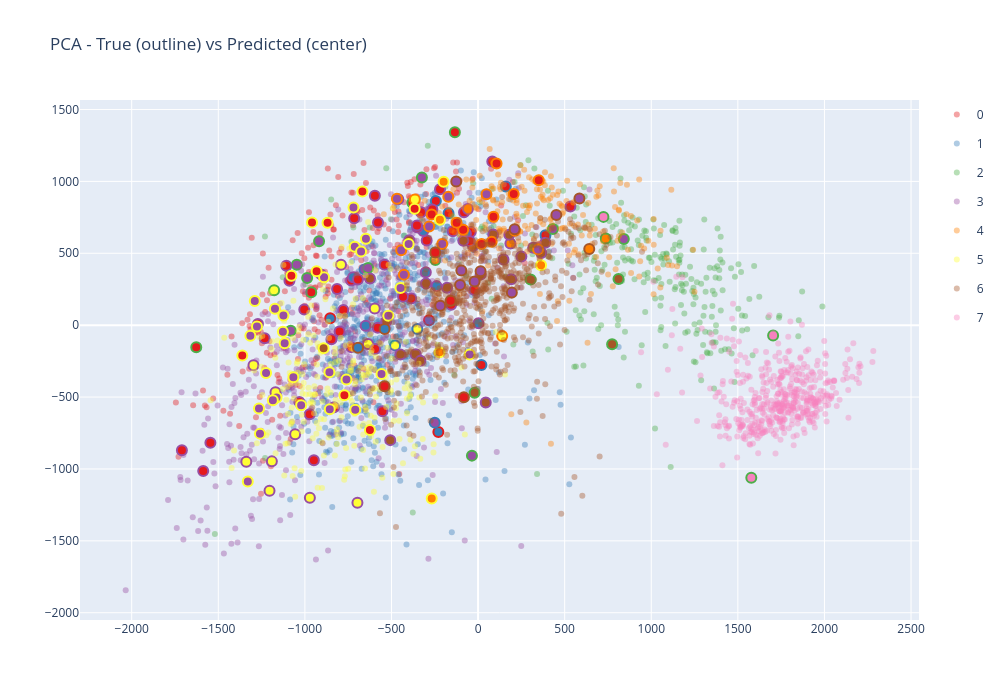
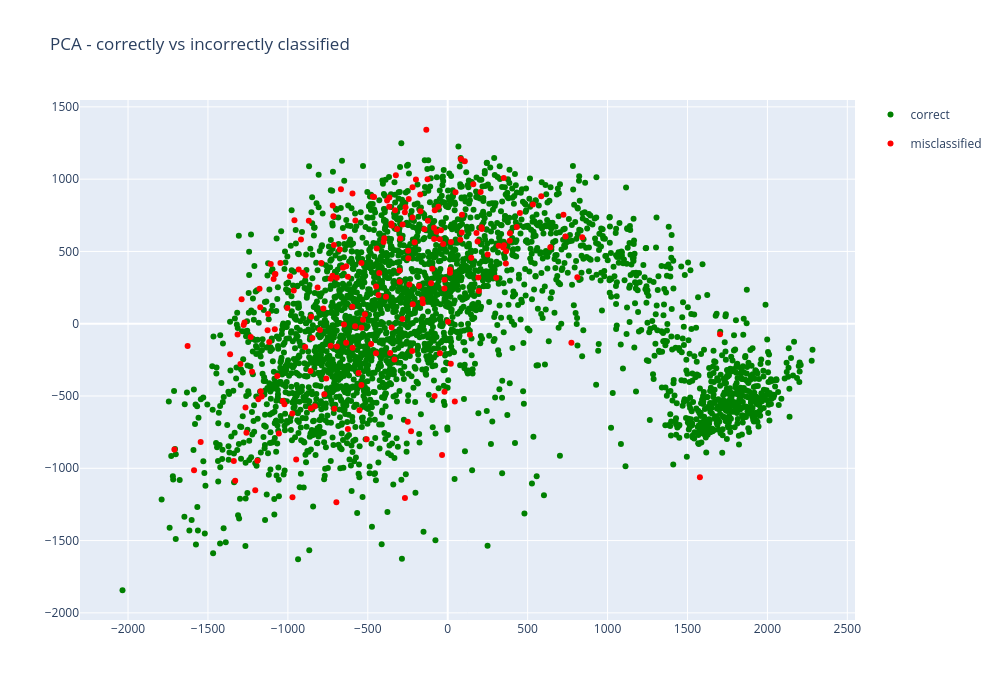

The notebook cell these images were saved under, in order:
### Code cell
pca = PCA(n_components=2)
train_pca = pca.fit_transform(test_images.reshape((test_images.shape[0], -1)))
misclassified = test_labels!=test_pred_resnet_50
correctly_classified = test_labels==test_pred_resnet_50

norm = plt.Normalize(vmin=test_labels.min(), vmax=test_labels.max())
plt.figure(figsize=(12, 8))
scatter=plt.scatter(train_pca[:,0], train_pca[:,1], c=test_labels, alpha=0.5, cmap="Set1", s=20, norm=norm)

plt.title("PCA plot train")
handles, labels = scatter.legend_elements()
plt.legend(handles, labels, title="Classes")
plt.tight_layout()
plt.show()

#plotly PCA with wrong predictions
colors = dict(zip(np.arange(8), px.colors.qualitative.Set1))
fig = go.Figure()

for c in np.arange(8):
    fig.add_scatter(x=train_pca[test_labels==c][:, 0], y=train_pca[test_labels==c][:, 1], mode="markers", name=str(c), legendgroup=str(c), marker=dict(color=colors[c], size=6, opacity=0.4))
    fig.add_scatter(x=train_pca[(test_labels==c) & misclassified][:, 0], y=train_pca[(test_labels==c) & misclassified][:, 1],
        mode="markers", legendgroup=str(c), showlegend=False, marker=dict(color=[colors[p] for p in test_pred_resnet_50[(test_labels==c) & misclassified]],size=10,line=dict(color=colors[c], width=2)))
fig.update_layout(title="PCA - True (outline) vs Predicted (center)", width=1000, height=700, legend=dict(groupclick="togglegroup"))
fig.show()

#plotly PCA with wrong predictions with out class coloring
fig = go.Figure()

fig.add_scatter(x=train_pca[correctly_classified][:, 0], y=train_pca[correctly_classified][:, 1], legendgroup=0, name="correct", mode="markers", marker=dict(color="green"))
fig.add_scatter(x=train_pca[misclassified][:, 0], y=train_pca[misclassified][:, 1], mode="markers", legendgroup=1, name = "misclassified", marker=dict(color="red" ,))
fig.update_layout(title="PCA - correctly vs incorrectly classified", width=1000, height=700, legend=dict(groupclick="togglegroup"))
fig.show()

"""tsne = TSNE(n_components=2, perplexity=15)
train_tnse = tsne.fit_transform(test_images.reshape((test_images.shape[0], -1)))
print(train_tnse.shape, t_labels.shape)
scatter=plt.scatter(train_tnse[:,0], train_tnse[:,1], c=test_labels, alpha=0.5, cmap="Set1")
plt.title("TSNE plot train")
handles, labels = scatter.legend_elements()
plt.legend(handles, labels, title="Classes")
plt.tight_layout()
plt.show()"""

"""tsvd = TruncatedSVD(n_components=2)
train_tsvd = tsvd.fit_transform(test_images.reshape((test_images.shape[0], -1)))
print(train_tsvd.shape, t_labels.shape)
scatter=plt.scatter(train_tsvd[:,0], train_tsvd[:,1], c=test_labels, alpha=0.5, cmap="Set1")
plt.title("TSVD plot train")
handles, labels = scatter.legend_elements()
plt.legend(handles, labels, title="Classes")
plt.tight_layout()
plt.show()"""

### Figure 1 — Plotly figure (JSON) as saved in the notebook; plotly's stock layout.template omitted (floating-point values rounded to 4 significant figures; data arrays with more than 128 entries replaced by an {"elided": "..."} marker saying what was removed)
{"data": [{"legendgroup": "0", "marker": {"color": "rgb(228,26,28)", "opacity": 0.4, "size": 6}, "mode": "markers", "name": "0", "type": "scatter", "x": {"elided": "244 float values"}, "y": {"elided": "244 float values"}}, {"legendgroup": "0", "marker": {"color": ["rgb(55,126,184)", "rgb(55,126,184)", "rgb(152,78,163)"], "line": {"color": "rgb(228,26,28)", "width": 2}, "size": 10}, "mode": "markers", "showlegend": false, "type": "scatter", "x": [-229.3, -853.9, -283.2], "y": [-742.9, 47.78, 33.43]}, {"legendgroup": "1", "marker": {"color": "rgb(55,126,184)", "opacity": 0.4, "size": 6}, "mode": "markers", "name": "1", "type": "scatter", "x": {"elided": "624 float values"}, "y": {"elided": "624 float values"}}, {"legendgroup": "1", "marker": {"color": ["rgb(228,26,28)", "rgb(152,78,163)", "rgb(152,78,163)", "rgb(255,255,51)", "rgb(228,26,28)", "rgb(228,26,28)", "rgb(228,26,28)", "rgb(228,26,28)", "rgb(255,255,51)"], "line": {"color": "rgb(55,126,184)", "width": 2}, "size": 10}, "mode": "markers", "showlegend": false, "type": "scatter", "x": [-243.9, -250.0, -654.8, -479.3, -170.6, 19.28, 160.0, 389.0, -350.6], "y": [862.9, -677.8, 387.5, -140.6, 778.0, -276.9, 964.6, 626.1, -26.45]}, {"legendgroup": "2", "marker": {"color": "rgb(77,175,74)", "opacity": 0.4, "size": 6}, "mode": "markers", "name": "2", "type": "scatter", "x": {"elided": "311 float values"}, "y": {"elided": "311 float values"}}, {"legendgroup": "2", "marker": {"color": ["rgb(247,129,191)", "rgb(255,127,0)", "rgb(152,78,163)", "rgb(255,255,51)", "rgb(152,78,163)", "rgb(255,127,0)", "rgb(166,86,40)", "rgb(228,26,28)", "rgb(152,78,163)", "rgb(166,86,40)", "rgb(152,78,163)", "rgb(152,78,163)", "rgb(166,86,40)", "rgb(228,26,28)", "rgb(166,86,40)", "rgb(152,78,163)", "rgb(247,129,191)", "rgb(228,26,28)", "rgb(228,26,28)", "rgb(247,129,191)", "rgb(152,78,163)", "rgb(152,78,163)", "rgb(152,78,163)"], "line": {"color": "rgb(77,175,74)", "width": 2}, "size": 10}, "mode": "markers", "showlegend": false, "type": "scatter", "x": [1578.0, -246.5, -1047.0, -1177.0, -918.0, 737.2, 810.9, -379.4, -634.9, -20.14, -986.9, -1082.0, 773.8, -134.0, 303.5, 432.1, 724.0, -1627.0, -963.2, 1704.0, 841.6, -35.49, -324.4], "y": [-1062.0, 453.6, 420.4, 242.4, 583.0, 603.2, 321.0, 852.1, 397.9, -470.8, 328.5, -38.88, -132.0, 1342.0, 317.8, 669.4, 753.1, -153.4, 229.4, -72.25, 598.8, -907.4, 1026.0]}, {"legendgroup": "3", "marker": {"color": "rgb(152,78,163)", "opacity": 0.4, "size": 6}, "mode": "markers", "name": "3", "type": "scatter", "x": {"elided": "579 float values"}, "y": {"elided": "579 float values"}}, {"legendgroup": "3", "marker": {"color": ["rgb(228,26,28)", "rgb(255,255,51)", "rgb(228,26,28)", "rgb(228,26,28)", "rgb(166,86,40)", "rgb(255,255,51)", "rgb(228,26,28)", "rgb(228,26,28)", "rgb(255,255,51)", "rgb(166,86,40)", "rgb(166,86,40)", "rgb(228,26,28)", "rgb(55,126,184)", "rgb(228,26,28)", "rgb(228,26,28)", "rgb(228,26,28)", "rgb(255,127,0)", "rgb(228,26,28)", "rgb(255,255,51)", "rgb(228,26,28)", "rgb(166,86,40)", "rgb(166,86,40)", "rgb(228,26,28)", "rgb(55,126,184)", "rgb(166,86,40)", "rgb(55,126,184)", "rgb(166,86,40)", "rgb(55,126,184)", "rgb(228,26,28)", "rgb(255,255,51)", "rgb(228,26,28)", "rgb(228,26,28)", "rgb(55,126,184)", "rgb(228,26,28)", "rgb(228,26,28)", "rgb(166,86,40)", "rgb(77,175,74)", "rgb(255,255,51)", "rgb(55,126,184)", "rgb(228,26,28)", "rgb(228,26,28)", "rgb(228,26,28)", "rgb(255,127,0)", "rgb(228,26,28)", "rgb(228,26,28)", "rgb(166,86,40)", "rgb(166,86,40)", "rgb(228,26,28)", "rgb(228,26,28)", "rgb(228,26,28)", "rgb(228,26,28)", "rgb(255,255,51)", "rgb(166,86,40)", "rgb(255,255,51)", "rgb(255,255,51)", "rgb(228,26,28)", "rgb(228,26,28)", "rgb(166,86,40)", "rgb(55,126,184)", "rgb(228,26,28)", "rgb(228,26,28)", "rgb(228,26,28)", "rgb(228,26,28)", "rgb(228,26,28)", "rgb(228,26,28)", "rgb(228,26,28)", "rgb(166,86,40)", "rgb(228,26,28)", "rgb(228,26,28)", "rgb(166,86,40)", "rgb(166,86,40)", "rgb(166,86,40)", "rgb(166,86,40)", "rgb(228,26,28)", "rgb(228,26,28)", "rgb(255,255,51)", "rgb(228,26,28)", "rgb(228,26,28)", "rgb(228,26,28)", "rgb(228,26,28)", "rgb(228,26,28)", "rgb(166,86,40)", "rgb(166,86,40)", "rgb(166,86,40)", "rgb(255,255,51)", "rgb(166,86,40)", "rgb(228,26,28)"], "line": {"color": "rgb(152,78,163)", "width": 2}, "size": 10}, "mode": "markers", "showlegend": false, "type": "scatter", "x": [-731.8, -1191.0, -831.8, -296.8, -28.36, -1170.0, -732.5, -386.3, -1204.0, 14.6, -359.9, 82.1, -316.5, -219.9, -1546.0, -1271.0, 186.7, -155.6, -635.5, -42.39, -397.0, 179.9, -814.1, -649.4, 250.0, -239.7, -179.3, -721.3, -145.8, -1338.0, -1710.0, -1107.0, -301.7, -846.6, -81.17, -448.9, 318.7, -596.6, -70.36, -1232.0, -433.3, -263.8, -58.55, 533.0, -539.9, 352.0, 147.0, -594.8, -48.74, -693.6, -948.0, -791.5, -333.2, -1297.0, -696.6, -1089.0, -799.6, 364.9, 1.912, -20.73, -579.1, -329.5, -350.6, -972.2, -1032.0, -460.7, -300.6, -906.9, -1081.0, 191.4, 44.33, -530.0, -624.4, -552.1, -353.0, -971.2, -1004.0, -1587.0, -577.7, -595.9, -778.1, 87.67, 387.8, -507.1, -1056.0, -85.23, -715.3], "y": [-152.8, -947.3, -570.2, 589.5, 551.5, -467.1, 311.1, 186.0, -1152.0, 352.9, -202.0, 1139.0, 654.7, 944.6, -817.4, 7.989, 568.6, 142.4, -131.1, 647.2, 590.6, 628.3, 251.2, -4.902, 478.2, 271.6, 260.6, 332.6, 653.2, -950.2, -870.2, 414.0, 367.5, -98.26, 785.1, -204.3, 538.7, 116.6, 635.8, -91.1, 198.5, 804.9, 808.5, 825.0, 420.4, 542.1, 456.6, -165.6, 583.9, 318.3, -939.3, 419.6, -247.6, -278.6, -1235.0, 308.7, -44.13, 501.7, 13.47, 244.1, -17.77, 784.7, 678.6, -620.3, -533.7, 876.2, 290.4, 353.2, 341.8, 319.2, -538.4, 26.78, 324.9, -598.6, 693.3, -1200.0, 108.3, -1014.0, 713.8, 900.9, 105.9, 630.8, 573.2, -799.6, -759.0, 586.8, 743.2]}, {"legendgroup": "4", "marker": {"color": "rgb(255,127,0)", "opacity": 0.4, "size": 6}, "mode": "markers", "name": "4", "type": "scatter", "x": {"elided": "243 float values"}, "y": {"elided": "243 float values"}}, {"legendgroup": "4", "marker": {"color": ["rgb(152,78,163)", "rgb(228,26,28)", "rgb(152,78,163)", "rgb(228,26,28)", "rgb(152,78,163)", "rgb(152,78,163)", "rgb(228,26,28)", "rgb(255,255,51)", "rgb(152,78,163)", "rgb(152,78,163)", "rgb(152,78,163)", "rgb(228,26,28)", "rgb(152,78,163)", "rgb(228,26,28)", "rgb(228,26,28)", "rgb(228,26,28)", "rgb(228,26,28)", "rgb(228,26,28)", "rgb(255,255,51)", "rgb(228,26,28)"], "line": {"color": "rgb(255,127,0)", "width": 2}, "size": 10}, "mode": "markers", "showlegend": false, "type": "scatter", "x": [-282.6, -85.87, 346.4, 213.3, -443.9, -428.5, 106.8, -364.9, -207.1, -171.9, -468.4, -268.1, 48.72, 350.5, 78.65, 20.18, 205.9, -124.1, 139.1, 88.78], "y": [685.9, 664.1, 527.1, 655.9, 520.6, 351.5, 1124.0, 873.9, 563.7, 893.5, 879.2, 770.3, 910.2, 1008.0, 580.2, 564.8, 911.9, 713.0, -75.7, 753.9]}, {"legendgroup": "5", "marker": {"color": "rgb(255,255,51)", "opacity": 0.4, "size": 6}, "mode": "markers", "name": "5", "type": "scatter", "x": {"elided": "284 float values"}, "y": {"elided": "284 float values"}}, {"legendgroup": "5", "marker": {"color": ["rgb(152,78,163)", "rgb(228,26,28)", "rgb(228,26,28)", "rgb(152,78,163)", "rgb(152,78,163)", "rgb(152,78,163)", "rgb(152,78,163)", "rgb(228,26,28)", "rgb(152,78,163)", "rgb(152,78,163)", "rgb(152,78,163)", "rgb(228,26,28)", "rgb(255,127,0)", "rgb(228,26,28)", "rgb(166,86,40)", "rgb(152,78,163)", "rgb(152,78,163)", "rgb(228,26,28)", "rgb(152,78,163)", "rgb(152,78,163)", "rgb(152,78,163)", "rgb(152,78,163)", "rgb(152,78,163)", "rgb(152,78,163)", "rgb(255,127,0)", "rgb(152,78,163)", "rgb(152,78,163)", "rgb(152,78,163)", "rgb(255,127,0)", "rgb(255,127,0)", "rgb(152,78,163)", "rgb(228,26,28)", "rgb(255,127,0)", "rgb(152,78,163)", "rgb(228,26,28)", "rgb(152,78,163)", "rgb(152,78,163)", "rgb(152,78,163)", "rgb(152,78,163)", "rgb(152,78,163)", "rgb(228,26,28)", "rgb(152,78,163)", "rgb(152,78,163)", "rgb(152,78,163)"], "line": {"color": "rgb(255,255,51)", "width": 2}, "size": 10}, "mode": "markers", "showlegend": false, "type": "scatter", "x": [-1315.0, -366.3, -869.0, -1265.0, -48.55, -1173.0, -1164.0, -668.0, -1066.0, -1289.0, -711.9, -1078.0, -267.6, -624.5, -891.8, -858.4, -1185.0, -772.0, -518.4, -1127.0, -1022.0, -1224.0, -760.0, -675.6, -220.2, -1124.0, -889.3, -447.8, 363.8, -198.9, -1277.0, -932.5, -222.3, -719.6, -958.8, -400.9, -647.5, -709.2, -557.7, -856.4, -1361.0, -1330.0, -1259.0, -1117.0], "y": [-73.72, 809.8, 712.0, -579.4, -204.4, 114.4, -503.8, 929.4, -362.3, 168.8, 545.4, 343.3, -1205.0, -728.7, -160.2, -327.4, -523.0, -487.3, 64.77, -45.75, -557.5, -332.8, -378.6, 513.1, 733.9, 67.38, 333.4, 258.2, 417.3, 997.2, -8.532, 375.2, -189.0, 818.4, 714.9, 564.7, 601.4, -588.7, -340.5, -584.8, -211.7, -1087.0, -754.3, -126.5]}, {"legendgroup": "6", "marker": {"color": "rgb(166,86,40)", "opacity": 0.4, "size": 6}, "mode": "markers", "name": "6", "type": "scatter", "x": {"elided": "666 float values"}, "y": {"elided": "666 float values"}}, {"legendgroup": "6", "marker": {"color": ["rgb(152,78,163)", "rgb(228,26,28)", "rgb(152,78,163)", "rgb(152,78,163)", "rgb(152,78,163)", "rgb(228,26,28)", "rgb(152,78,163)", "rgb(228,26,28)", "rgb(152,78,163)", "rgb(152,78,163)", "rgb(228,26,28)", "rgb(152,78,163)", "rgb(152,78,163)", "rgb(152,78,163)", "rgb(255,127,0)", "rgb(55,126,184)", "rgb(55,126,184)"], "line": {"color": "rgb(166,86,40)", "width": 2}, "size": 10}, "mode": "markers", "showlegend": false, "type": "scatter", "x": [-218.7, -158.5, -96.75, -20.04, 195.0, -540.2, 585.2, -81.8, 211.0, -104.0, -247.3, -126.2, 14.49, 451.7, 641.9, -693.3, -539.8], "y": [135.2, 169.3, 380.4, 303.6, 226.4, -424.1, 881.6, -500.5, 666.5, 279.9, 505.0, 999.4, 375.3, 766.6, 529.6, -157.5, -27.07]}, {"legendgroup": "7", "marker": {"color": "rgb(247,129,191)", "opacity": 0.4, "size": 6}, "mode": "markers", "name": "7", "type": "scatter", "x": {"elided": "470 float values"}, "y": {"elided": "470 float values"}}, {"legendgroup": "7", "marker": {"color": [], "line": {"color": "rgb(247,129,191)", "width": 2}, "size": 10}, "mode": "markers", "showlegend": false, "type": "scatter", "x": [], "y": []}], "layout": {"height": 700, "legend": {"groupclick": "togglegroup"}, "title": {"text": "PCA - True (outline) vs Predicted (center)"}, "width": 1000}}

### Figure 2 — Plotly figure (JSON) as saved in the notebook; plotly's stock layout.template omitted (floating-point values rounded to 4 significant figures; data arrays with more than 128 entries replaced by an {"elided": "..."} marker saying what was removed)
{"data": [{"legendgroup": "0", "marker": {"color": "green"}, "mode": "markers", "name": "correct", "type": "scatter", "x": {"elided": "3218 float values"}, "y": {"elided": "3218 float values"}}, {"legendgroup": "1", "marker": {"color": "red"}, "mode": "markers", "name": "misclassified", "type": "scatter", "x": {"elided": "203 float values"}, "y": {"elided": "203 float values"}}], "layout": {"height": 700, "legend": {"groupclick": "togglegroup"}, "title": {"text": "PCA - correctly vs incorrectly classified"}, "width": 1000}}
